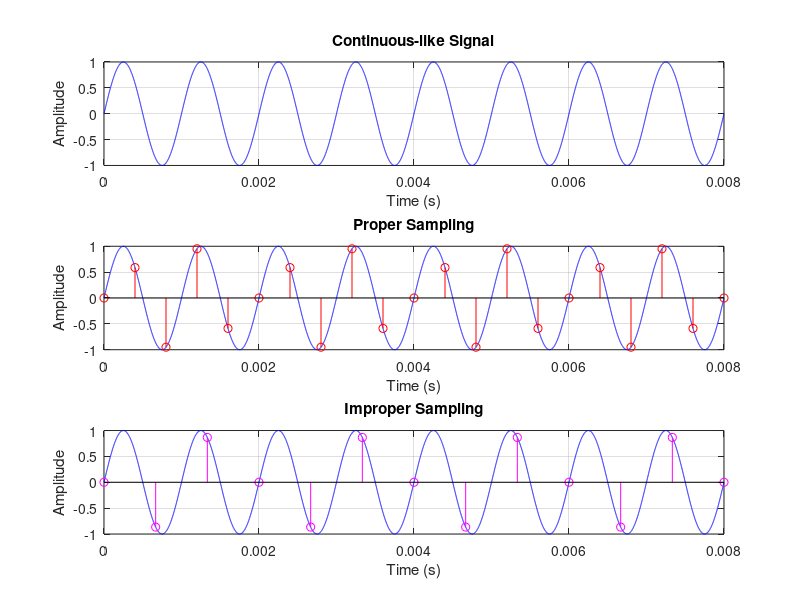

The MATLAB source for this figure:
clc; clear;

% Parameters
f_max = 1e3;             % Signal frequency (1 kHz)
cycles = 8;              % Number of cycles
f_sampling = 1e6;        % High sampling rate for continuous-like signal
t_end = cycles / f_max;  % Total time to cover 8 cycles

% Time vector for continuous-like signal
t = 0: 1 / f_sampling : t_end;
x = sin(2 * pi * f_max * t);  % Continuous-like signal

% Proper Sampling: f_sampling1 > 2 * f_max (Nyquist satisfied)
f_sampling1 = 2.5 * f_max;
t1 = 0: 1 / f_sampling1 : t_end;
x1 = sin(2 * pi * f_max * t1);

% Improper Sampling: f_sampling2 < 2 * f_max (Nyquist violated)
f_sampling2 = 1.5 * f_max;
t2 = 0 : 1 / f_sampling2 : t_end;
x2 = sin(2 * pi * f_max * t2);   

% === Plotting ===
figure;

% Plot 1 - Continuous-like Signal
subplot(3, 1, 1);
plot(t, x, 'b'); title("Continuous-like Signal"); xlabel("Time (s)"); ylabel("Amplitude"); grid on;

% Plot 2 - Properly Sampled Signal
subplot(3, 1, 2);
plot(t, x, 'b');
hold on;
stem(t1, x1, 'r');
title("Proper Sampling");
xlabel("Time (s)"); ylabel("Amplitude");
grid on;

% Plot 3 - Improperly Sampled Signal 
subplot(3, 1, 3);
plot(t, x, 'b');
hold on;
stem(t2, x2, 'm');
title("Improper Sampling");
xlabel("Time (s)"); ylabel("Amplitude");
grid on;